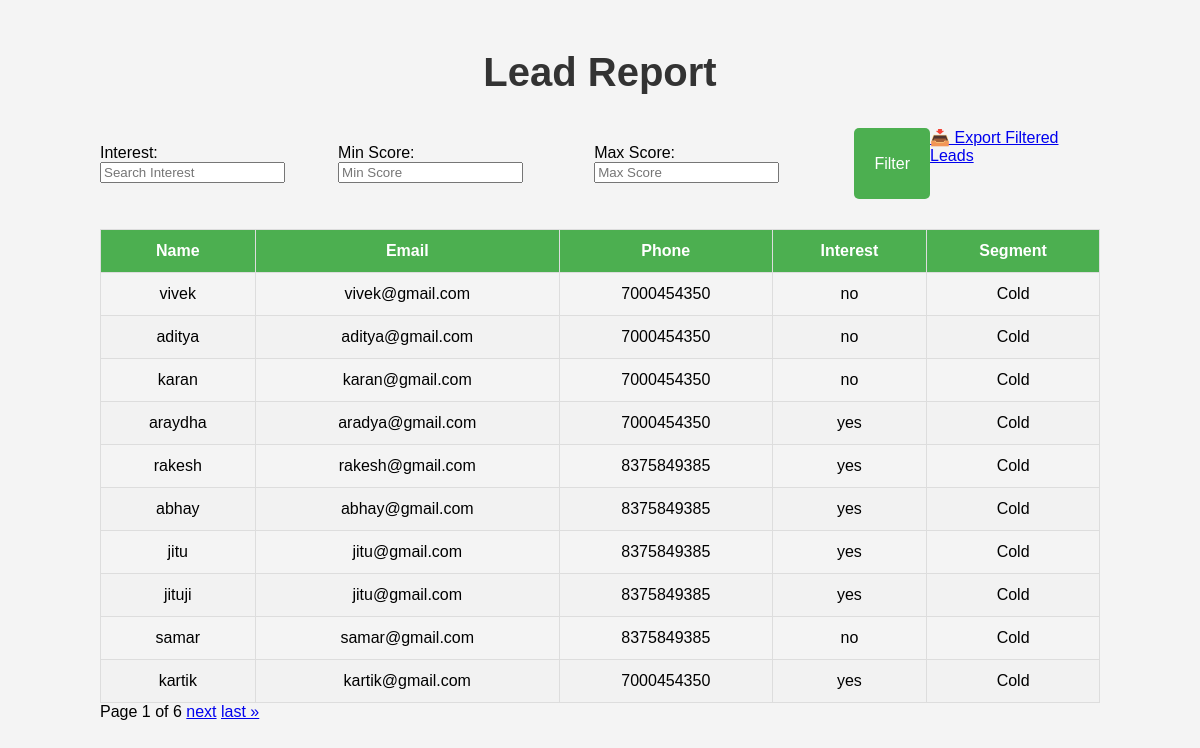
/report/, run on an earlier commit of the app's database.
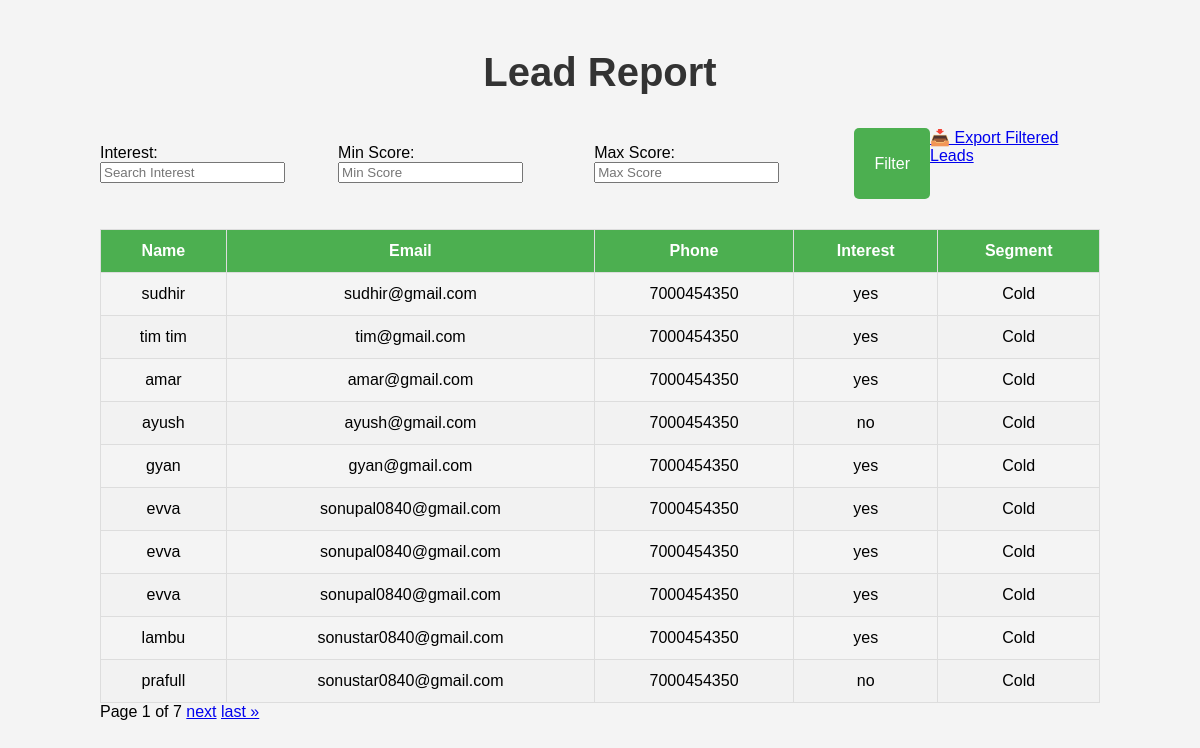
And on a later commit of the database.
### leads/models.py (models this page shows, shortened)
class Lead(models.Model):
    name = models.CharField(max_length=100)
    email = models.EmailField()
    phone = models.CharField(max_length=15)
    interest = models.CharField(max_length=100)
    score = models.IntegerField(default=0)
    segment = models.CharField(max_length=50, blank=True, null=True)
    timestamp = models.DateTimeField(default=timezone.now)  # Timestamp field for when the lead is created

### leads/views.py (the view, shortened to what this page needs)
# urls.py: path('report/', views.report_view, name='report'),
def report_view(request):
    leads = Lead.objects.all()
    form = LeadFilterForm(request.GET or None)
    paginator = Paginator(leads, 10)
    page_number = request.GET.get('page')
    page_obj = paginator.get_page(page_number)
    return render(request, 'report.html', {'page_obj': page_obj, 'form': form})

### leads/forms.py
class LeadFilterForm(forms.Form):
    interest = forms.CharField(
        required=False,
        label='Interest',
        widget=forms.TextInput(attrs={'class': 'form-control', 'placeholder': 'Search Interest'})
    )
    min_score = forms.IntegerField(
        required=False,
        label='Min Score',
        widget=forms.NumberInput(attrs={'class': 'form-control', 'placeholder': 'Min Score'})
    )
    max_score = forms.IntegerField(
        required=False,
        label='Max Score',
        widget=forms.NumberInput(attrs={'class': 'form-control', 'placeholder': 'Max Score'})
    )

### templates/report.html (shortened to what this page needs)
{% load static %}
<!DOCTYPE html>
<html lang="en">
<head>
    <link rel="stylesheet" href="{% static 'css/report.css' %}">
</head>
<body>
    <div class="container">
        <h2>Lead Report</h2>
        <form method="get" class="filter-form">
            {{ form.as_p }}
            <button type="submit" class="btn">Filter</button>
            <a href="{% url 'export_leads_csv' %}?interest={{ request.GET.interest }}&min_score={{ request.GET.min_score }}&max_score={{ request.GET.max_score }}" class="btn">📥 Export Filtered Leads</a>
        </form>
        <table class="lead-table">
            <thead>
                <tr>
                    <th>Name</th>
                    <th>Email</th>
                    <th>Phone</th>
                    <th>Interest</th>
                    <th>Segment</th>
                </tr>
            </thead>
            <tbody>
                {% for lead in page_obj %}
                <tr>
                    <td>{{ lead.name }}</td>
                    <td>{{ lead.email }}</td>
                    <td>{{ lead.phone }}</td>
                    <td>{{ lead.interest }}</td>
                    <td>{{ lead.segment }}</td>
                </tr>
                {% empty %}
                <tr><td colspan="5">No leads match the filters.</td></tr>
                {% endfor %}
            </tbody>
        </table>
        <div class="pagination">
            <span>Page {{ page_obj.number }} of {{ page_obj.paginator.num_pages }}</span>
            {% if page_obj.has_next %}
                <a href="?page={{ page_obj.next_page_number }}">next</a>
                <a href="?page={{ page_obj.paginator.num_pages }}">last &raquo;</a>
            {% endif %}
        </div>
    </div>
</body>
</html>

What changed in the data, as far as the page shows it:
removed Lead: name "vivek", email "vivek@gmail.com", phone "7000454350", interest "no", segment "Cold"
removed Lead: name "aditya", email "aditya@gmail.com", phone "7000454350", interest "no", segment "Cold"
removed Lead: name "karan", email "karan@gmail.com", phone "7000454350", interest "no", segment "Cold"
removed Lead: name "araydha", email "aradya@gmail.com", phone "7000454350", interest "yes", segment "Cold"
removed Lead: name "rakesh", email "rakesh@gmail.com", phone "8375849385", interest "yes", segment "Cold"
removed Lead: name "abhay", email "abhay@gmail.com", phone "8375849385", interest "yes", segment "Cold"
removed Lead: name "jitu", email "jitu@gmail.com", phone "8375849385", interest "yes", segment "Cold"
removed Lead: name "jituji", email "jitu@gmail.com", phone "8375849385", interest "yes", segment "Cold"
removed Lead: name "samar", email "samar@gmail.com", phone "8375849385", interest "no", segment "Cold"
removed Lead: name "kartik", email "kartik@gmail.com", phone "7000454350", interest "yes", segment "Cold"
now on this page (row unchanged): Lead: name "sudhir", email "sudhir@gmail.com", phone "7000454350", interest "yes", segment "Cold"
now on this page (row unchanged): Lead: name "tim tim", email "tim@gmail.com", phone "7000454350", interest "yes", segment "Cold"
now on this page (row unchanged): Lead: name "amar", email "amar@gmail.com", phone "7000454350", interest "yes", segment "Cold"
now on this page (row unchanged): Lead: name "ayush", email "ayush@gmail.com", phone "7000454350", interest "no", segment "Cold"
now on this page (row unchanged): Lead: name "gyan", email "gyan@gmail.com", phone "7000454350", interest "yes", segment "Cold"
now on this page (row unchanged): Lead: name "evva", email "sonupal0840@gmail.com", phone "7000454350", interest "yes", segment "Cold"
now on this page (row unchanged): Lead: name "evva", email "sonupal0840@gmail.com", phone "7000454350", interest "yes", segment "Cold"
now on this page (row unchanged): Lead: name "evva", email "sonupal0840@gmail.com", phone "7000454350", interest "yes", segment "Cold"
now on this page (row unchanged): Lead: name "lambu", email "sonustar0840@gmail.com", phone "7000454350", interest "yes", segment "Cold"
now on this page (row unchanged): Lead: name "prafull", email "sonustar0840@gmail.com", phone "7000454350", interest "no", segment "Cold"
Also different on the page:
{{ page_obj.paginator.num_pages }}: "6" → "7"
